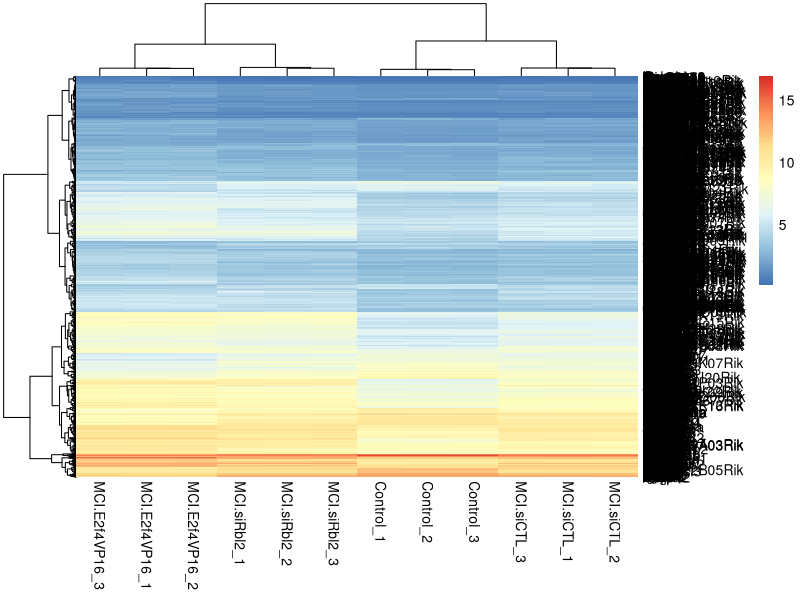
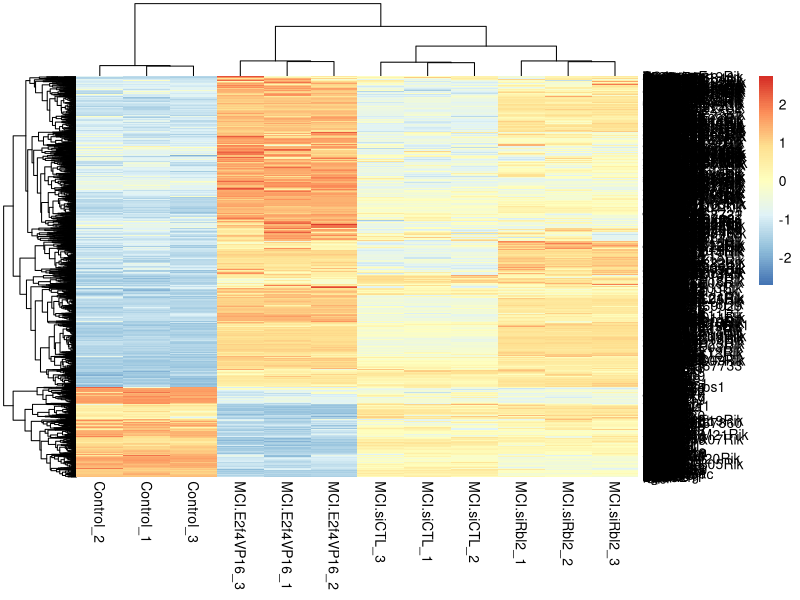
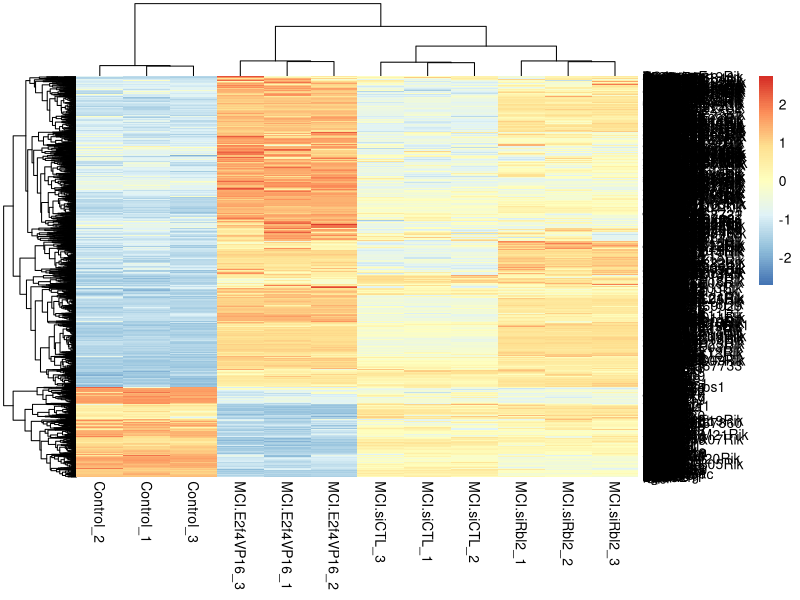
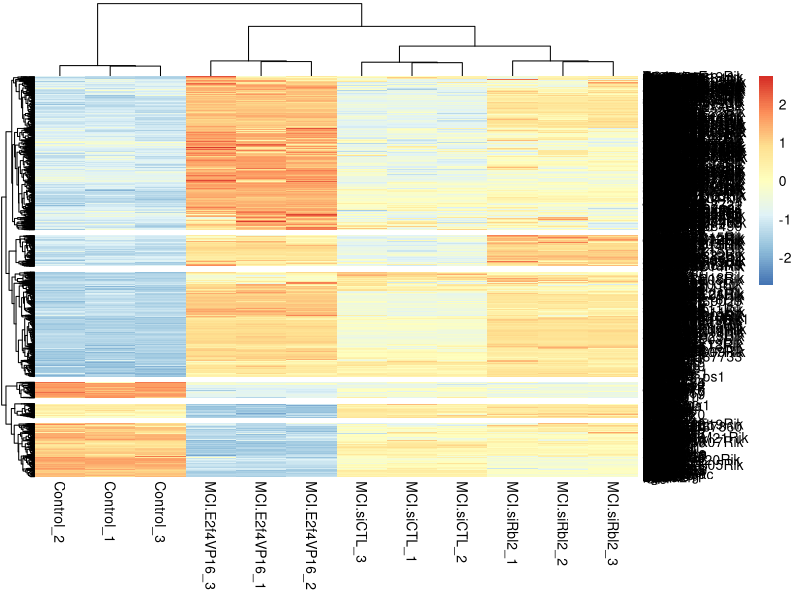

Generate these figures, in order, with R:
## ---- chunk 1
knitr::opts_chunk$set(fig.width = 6, fig.height = 240)
## ---- chunk 2
library(pheatmap)
library(grid)
library(ggplot2)
library(matrixStats)
library(tidyverse)
data <-read.csv('Data_sig_only.csv')
dim(data)
head(data)
data1 <- as.matrix(data[,-1])
rownames(data1) <- data[,1]
pheatmap(data1)
pheatmap(log2(data1 +1), scale = 'row')
pheatmap(log2(data1 +1), scale = 'row', row.names = TRUE)
pheatmap(log2(data1 +1), scale = 'row', row.names = TRUE, treeheight_row = 20, cutree_rows = 6)
echo = FALSE
